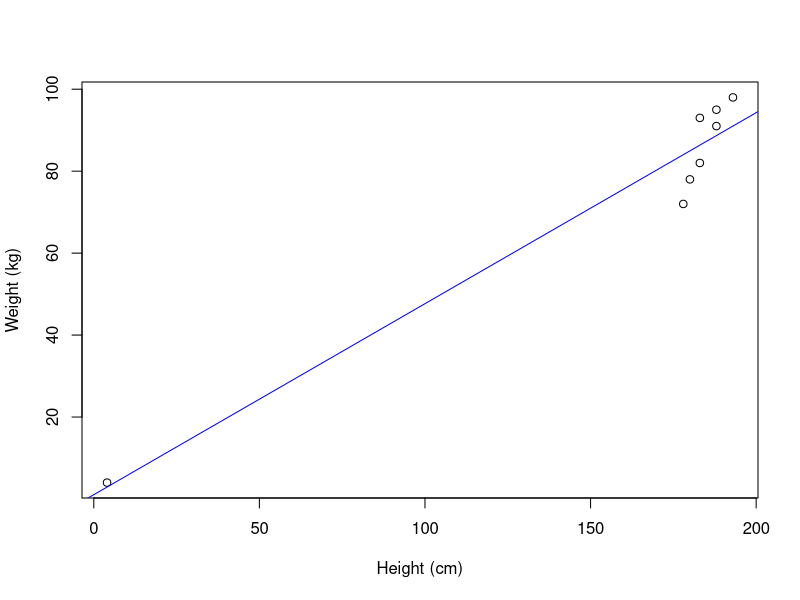

Write R code to recreate this figure. (Note: this script raises an error after producing the figure.)
rm(list=ls())

# Analyze some sample data for Height(cm) and Weight(kg)
Height<-c(188,188,178,183,180,183,4,193)
Weight<-c(95,91,72,93,78,82,4,98)
heiweidata<-data.frame(Height,Weight)

# Draw a scatterplot and OLS regression (fitted values) line
plot(y=heiweidata$Weight, x=heiweidata$Height, xlab = "Height (cm)", ylab = "Weight (kg)")
abline(lm(heiweidata$Weight ~ heiweidata$Height), col="blue")

# Let's take a look at estimating the intercept and slope of a simple linear regression model.
lm(Weight ~ Height, data=heiweidata)
## weight = β0 + β1(Height) + u
## Our Sample Regression Function (SRF): y(weight) = 1.0519 + 0.4661(Height)
## b1 is just a hypothetical variable (no value), b1-hat has a value, i.e. 0.4661
## For every 1cm increase in height, weight will increase by 0.4661.

# Generate some new variables for predicted values and the residuals.
ols1<-lm(Weight ~ Height, data=heiweidata)
summary(ols1)

ols1$fitted.values

ols1$residuals

x1<-mean(heiweidata$Height)
x2<-mean(ols1$fitted.values)
x3<-mean(ols1$residuals)

# If an observation has a height of 175 cm, what is the best prediction for weight?

yhat<-ols1$coef[1]+(ols1$coef[2]*175)
yhat

# If the height is 175 cm then the best prediction for weight would be 82.63 kg. 
# You could calculate the residual for this prediction, if there was an actual value for a person whose height is 175 cm, but there is not. 
# Residual = actual - predicted

ols1<-lm(Weight ~ Height, data=heiweidata)

---------------------------------------------

# Import our bwght dataset, which contains data on the births of women in the United States/
# Dependent variable: Infant birth weight in ounces (bwght)
# Explanatory variable: Average number of cigarettes the mother smoked per day during pregnancy (cigs)

# Pulling the mean and standard deviation of both variables.
meanbwght <- mean(data$bwght)
stdevbwght <- sd(data$bwght)
meancigs <- mean(data$cigs)
stdevcigs <- sd(data$cigs)

# Let's run an OLS regression of bwght on cigs.
ols2<-lm(bwght ~ cigs, data=data)
summary(ols2)
## Our Sample Regression Function (SRF): y(bwght) = 119.77190 - 0.51377(cigs)

## The Intercept, 119.77190, is the average, starting birth weight for the infants in the sample.
## The slope, -0.51377, means that if the average number of cigs smoked per day by the mother goes up by 1, then the birth weight of the infant will decrease by 0.51377 oz.
## As we can see below, with our scatterplot with OLS regression line.
plot(y=data$bwght, x=data$cigs, xlab = "Cigs", ylab = "Birth Weight")
abline(lm(data$bwght ~ data$cigs), col="blue")


# What's the predicted birth weight when cigs = 0?
yhat2<-ols2$coef[1]+(ols2$coef[2]*0)
# y-hat = 119.77190-0.51377(0)̂
# y-hat = 119.7719

# How about when cigs = 20?
yhat3<-ols2$coef[1]+(ols2$coef[2]*20)
# y-hat = 119.77190-0.51377(20)
# y-hat = 109.4965

# The difference between the two is 10.27544. 
# This means that the infant’s weight decreased by 10.3 oz when the mother increases her average cigarettes a day by 20.

# Does this simple regression necessarily capture a causal relationship between the child's birth weight and the mother's smoking habits?
# In this instance, the smoking habits of the mother happens before the birth of the child so the relationship can be considered causal.


